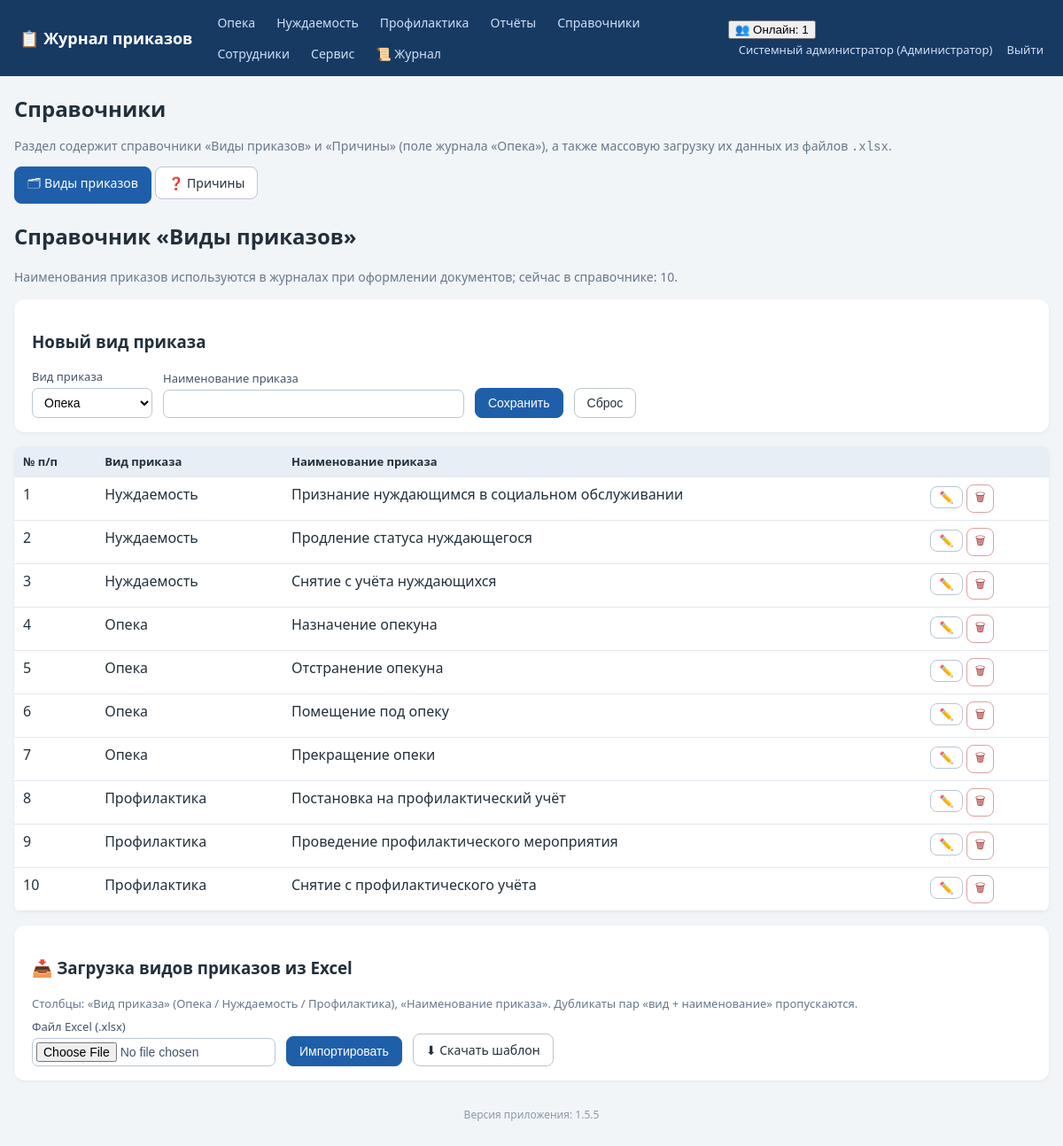
/references (signed in), run on an earlier commit of the app's database.
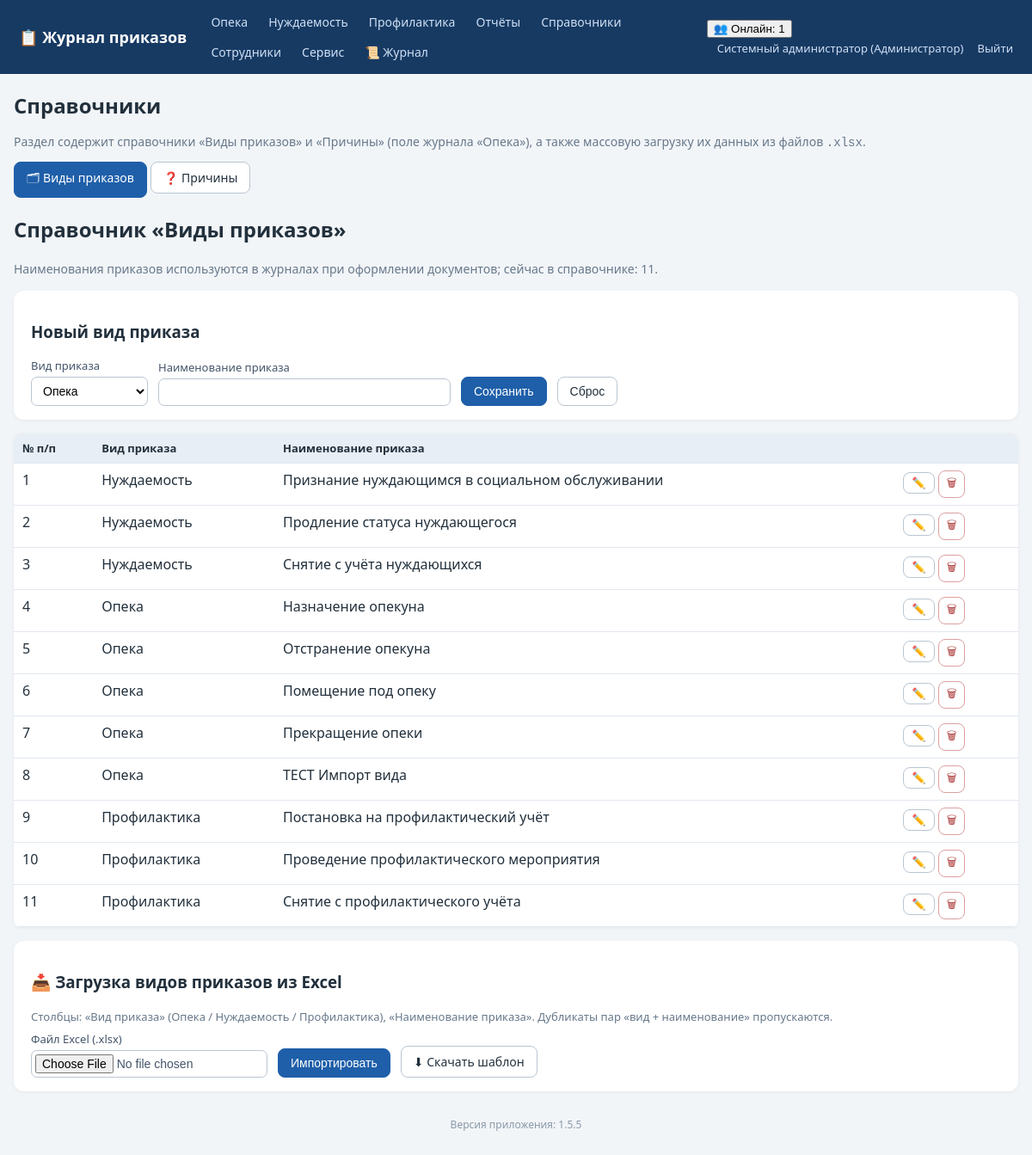
And on a later commit of the database.
### tables this page shows
CREATE TABLE employees (
    id INTEGER PRIMARY KEY AUTOINCREMENT,
    full_name TEXT NOT NULL,
    position TEXT NOT NULL DEFAULT '',
    login TEXT UNIQUE,
    password_hash TEXT,
    pwd_changed_at TEXT,           -- дата последней самостоятельной смены пароля
    role_id INTEGER REFERENCES roles(id)
);

CREATE TABLE roles (
    id INTEGER PRIMARY KEY AUTOINCREMENT,
    name TEXT UNIQUE NOT NULL
);

CREATE TABLE order_types (
    id INTEGER PRIMARY KEY AUTOINCREMENT,
    kind TEXT NOT NULL,              -- вид приказа (название журнала)
    name TEXT NOT NULL,              -- наименование приказа
    prefix TEXT NOT NULL DEFAULT '', -- префикс номера приказа для вида (напр. "ОП" -> 1-ОП)
    UNIQUE(kind, name)
);

### app.py (the view)
@app.route('/references')
def references():
    require_login()
    tab = request.args.get('tab', 'order_types')
    if tab not in ('order_types', 'reasons'):
        tab = 'order_types'
    user = current_user()
    conn = get_db()
    ot_rows = conn.execute('SELECT * FROM order_types ORDER BY kind, name').fetchall()
    reasons_rows = conn.execute(
        'SELECT r.id, r.name, COUNT(o.id) used '
        'FROM reasons r LEFT JOIN orders o ON o.reason_id=r.id '
        'GROUP BY r.id ORDER BY r.name').fetchall()
    conn.close()
    return render_template(
        'references.html', tab=tab,
        order_types_rows=ot_rows, order_types_n=len(ot_rows),
        reasons_rows=reasons_rows, reasons_n=len(reasons_rows),
        all_journals=[(j, JOURNAL_TITLES[j]) for j in JOURNAL_TYPES],
        journal_titles=JOURNAL_TITLES,
        can_edit_ot=can_edit_order_types(user),
        can_edit_rs=can_edit_reasons(user))

### app.py (called while the page is built, shortened)
def has_request_context_safe():
    try:
        from flask import has_request_context
        return has_request_context()
    except Exception:
        return False

def _session_signature(uid):
    raw = request.cookies.get(app.config['SESSION_COOKIE_NAME'], '')
    if not raw:
        return ''

def _db_touch_throttled(key, min_interval=10.0):
    now = time.time()
    last = _DB_TOUCH_TS.get(key, 0)
    if now - last >= min_interval:
        _DB_TOUCH_TS[key] = now
        return True
    return False

def db_cleanup_active_sessions(cutoff):
    try:
        conn = get_db()
        conn.execute('DELETE FROM active_sessions WHERE last_seen < ?', (cutoff,))
        conn.commit()
        conn.close()
    except Exception:
        pass

def touch_active_session(uid):
    sid = _session_signature(uid)
    ip = request.remote_addr if has_request_context_safe() else ''
    now = time.time()
    with ACTIVE_SESSIONS_LOCK:
        ACTIVE_SESSIONS[(uid, sid)] = {'last_seen': now, 'ip': ip}
    if _db_touch_throttled((uid, sid)):
        db_touch_active_session(uid, sid, ip)

def cleanup_active_sessions():
    cutoff = time.time() - ACTIVE_TIMEOUT
    with ACTIVE_SESSIONS_LOCK:
        expired = [k for k, v in ACTIVE_SESSIONS.items()
                   if v['last_seen'] < cutoff]
        for k in expired:
            del ACTIVE_SESSIONS[k]
    db_cleanup_active_sessions(cutoff)

@app.before_request
def _mark_tls_noise_context():
    try:
        from flask import g as _fg
        _tls_noise_ctx.g = _fg
    except Exception:
        pass

def get_db():
    conn = sqlite3.connect(DB_PATH)
    conn.row_factory = sqlite3.Row
    conn.execute('PRAGMA foreign_keys = ON')
    return conn

def current_user():
    uid = session.get('user_id')
    if not uid:
        return None
    conn = get_db()
    u = conn.execute('SELECT e.*, r.name AS role_name FROM employees e '
                     'LEFT JOIN roles r ON r.id=e.role_id WHERE e.id=?', (uid,)).fetchone()
    conn.close()
    return u

def require_login():
    if not current_user():
        abort(redirect(url_for('login')))

def can_edit_order_types(user=None):
    user = user or current_user()
    return bool(user) and user['role_name'] in FULL_DATA_ROLES + ('Куратор',)

def can_edit_reasons(user=None):
    return can_edit_order_types(user)

### templates/references.html (shortened to what this page needs)
{% extends 'base.html' %}
{% block content %}
<h1>Справочники</h1>
<p class="muted">Раздел содержит справочники «Виды приказов» и «Причины»
   (поле журнала «Опека»), а также массовую загрузку их данных из файлов
   <code>.xlsx</code>.</p>
<div class="tabs no-print" style="margin-bottom:14px">
  <a class="btn {% if tab == 'order_types' %}primary{% endif %}"
     href="{{ url_for('references', tab='order_types') }}#ot-list">🗂 Виды приказов</a>
  <a class="btn {% if tab == 'reasons' %}primary{% endif %}"
     href="{{ url_for('references', tab='reasons') }}#rs-list">❓ Причины</a>
</div>
{% if tab == 'order_types' %}
<h2 id="ot-list">Справочник «Виды приказов»</h2>
{% if can_edit_ot %}
<p class="muted">Наименования приказов используются в журналах при оформлении
   документов; сейчас в справочнике: {{ order_types_n }}.</p>
<div class="panel">
  <h3 id="otTitle">Новый вид приказа</h3>
  <form method="post" action="{{ url_for('order_type_save') }}" id="otForm">
    <label>Вид приказа
      <select name="kind" id="ot_kind">
        {% for j,t in all_journals %}<option value="{{j}}">{{t}}</option>{% endfor %}
      </select>
    </label>
    <label>Наименование приказа <input name="name" id="ot_name" required style="min-width:340px"></label>
    <button class="btn primary">Сохранить</button>
    <button class="btn" type="button" onclick="resetOt()">Сброс</button>
  </form>
</div>
<table class="grid">
  <tr><th>№ п/п</th><th>Вид приказа</th><th>Наименование приказа</th><th></th></tr>
  {% for r in order_types_rows %}
  <tr>
    <td>{{ loop.index }}</td>
    <td>{{ journal_titles[r.kind] }}</td>
    <td>{{ r.name }}</td>
    <td class="actions">
      <button class="btn sm" data-id="{{ r.id }}" data-kind="{{ r.kind }}" data-name="{{ r.name }}"
              onclick="editOt(this)">✏️</button>
      <form method="post" action="{{ url_for('order_type_delete', tid=r.id) }}" style="display:inline"
            onsubmit="return confirm('Удалить?')"><button class="btn sm danger">🗑</button></form>
    </td>
  </tr>
  {% else %}
  <tr><td colspan="4" class="empty">Справочник пуст</td></tr>
  {% endfor %}
</table>
<div class="panel" id="ot-import">
  <h3>📥 Загрузка видов приказов из Excel</h3>
  <p class="hint">Столбцы: «Вид приказа» (Опека / Нуждаемость / Профилактика),
     «Наименование приказа». Дубликаты пар «вид + наименование» пропускаются.</p>
  <form method="post" action="{{ url_for('order_types_import') }}" enctype="multipart/form-data">
    <label>Файл Excel (.xlsx) <input type="file" name="file" accept=".xlsx" required></label>
    <button class="btn primary" type="submit">Импортировать</button>
    <a class="btn" href="{{ url_for('order_types_template') }}">⬇ Скачать шаблон</a>
  </form>
</div>
{% endif %}
{% endif %}
{% endblock %}

### templates/base.html (shortened to what this page needs)
<!DOCTYPE html>
<html lang="ru">
<head>
<link rel="stylesheet" href="{{ url_for('static', filename='style.css') }}">
</head>
<body>
<header class="topbar no-print">
  <div class="brand"><a href="{{ url_for('index') }}">📋 Журнал приказов</a></div>
  <nav>
    {% for j, t in accessible_journals %}
      <a href="{{ url_for('journal_list', journal=j) }}">{{ t }}</a>
    {% endfor %}
    {% if cu and cu.role_name in ['Администратор','Начальник отдела','Куратор'] %}
      <a href="{{ url_for('reports') }}">Отчёты</a>
    {% endif %}
    <a href="{{ url_for('references', tab='order_types') }}">Справочники</a>
    {% if cu and cu.role_name == 'Администратор' %}
      <a href="{{ url_for('employees') }}">Сотрудники</a>
      <a href="{{ url_for('service') }}">Сервис</a>
      <a href="{{ url_for('logs_view') }}" title="Журнал логирования">📜 Журнал</a>
    {% endif %}
  </nav>
  <div class="userbox">
    {% if cu %}
      {% if active_users is not none %}
        <div class="online" id="onlineBox" title="Сотрудники, работавшие в системе за последние {{ (active_timeout // 60) or 1 }} мин. Обновляется автоматически.">
          <button type="button" class="online-toggle" onclick="toggleOnline()">👥 Онлайн: {{ active_users|length }}</button>
        </div>
      {% endif %}
      <a href="{{ url_for('profile') }}" title="Сменить пароль">{{ cu.full_name }} ({{ cu.role_name }})</a>
      <a href="{{ url_for('logout') }}">Выйти</a>
    {% endif %}
  </div>
</header>
<main class="container">
  {% block content %}{% endblock %}
</main>
<footer class="foot no-print">Версия приложения: {{ app_version }}</footer>
</body>
</html>

### static/style.css (style rules this page uses)
:root { --bs:#1f5fa9;--bg:#f2f5f8;--tx:#22303c; }
* { box-sizing:border-box }
body { margin:0;font-family:"Segoe UI",Arial,sans-serif;background:var(--bg);color:var(--tx); }
a { color:var(--bs); }
.topbar { display:flex;align-items:center;gap:18px;flex-wrap:wrap;background:#173a63;color:#fff;padding:10px 22px; }
.topbar .brand a { color:#fff;font-weight:700;font-size:18px;text-decoration:none; }
.topbar nav { display:flex;gap:4px;flex-wrap:wrap;flex:1; }
.topbar nav a { color:#cfe0f5;text-decoration:none;padding:6px 10px;border-radius:6px;font-size:14px; }
.userbox a { color:#cfe0f5;text-decoration:none;font-size:13px;margin-left:12px; }
.container { max-width:1200px;margin:20px auto;padding:0 16px; }
h1 { font-size:24px; }
.panel { background:#fff;border-radius:12px;padding:16px 20px;margin:16px 0;box-shadow:0 1px 4px rgba(0,0,0,.06); }
.panel form { display:flex;flex-wrap:wrap;gap:12px;align-items:end; }
label { display:flex;flex-direction:column;font-size:13px;gap:4px;color:#44556a; }
input,select { padding:7px 9px;border:1px solid #b9c6d3;border-radius:7px;font-size:14px;background:#fff; }
input[type=file] { padding:4px; }
.btn { display:inline-block;padding:8px 14px;border-radius:8px;border:1px solid #b9c6d3;background:#fff;color:var(--tx);cursor:pointer;font-size:14px;text-decoration:none; }
.btn.primary { background:var(--bs);border-color:var(--bs);color:#fff; }
.btn.danger { background:#fff;border-color:#dba0a0;color:#a33; }
.btn.sm { padding:4px 9px;font-size:13px; }
table.grid { width:100%;border-collapse:collapse;background:#fff;margin:14px 0;box-shadow:0 1px 4px rgba(0,0,0,.06);border-radius:8px;overflow:hidden; }
.grid th { background:#e8eef5;font-size:13px;text-align:left; }
.grid th,.grid td { padding:8px 10px;border-bottom:1px solid #e2e8ef;vertical-align:top; }
.actions { white-space:nowrap; }
.muted { color:#67788a;font-size:14px; }
.foot { text-align:center;color:#8a99a8;font-size:12px;margin:30px 0; }
.hint { color:#67788a;font-size:13px;margin:4px 0 8px 0; }

What changed in the data, as far as the page shows it:
added order_types: kind "Опека", name "ТЕСТ Импорт вида"
Also different on the page:
{{ order_types_n }}: "10" → "11"
